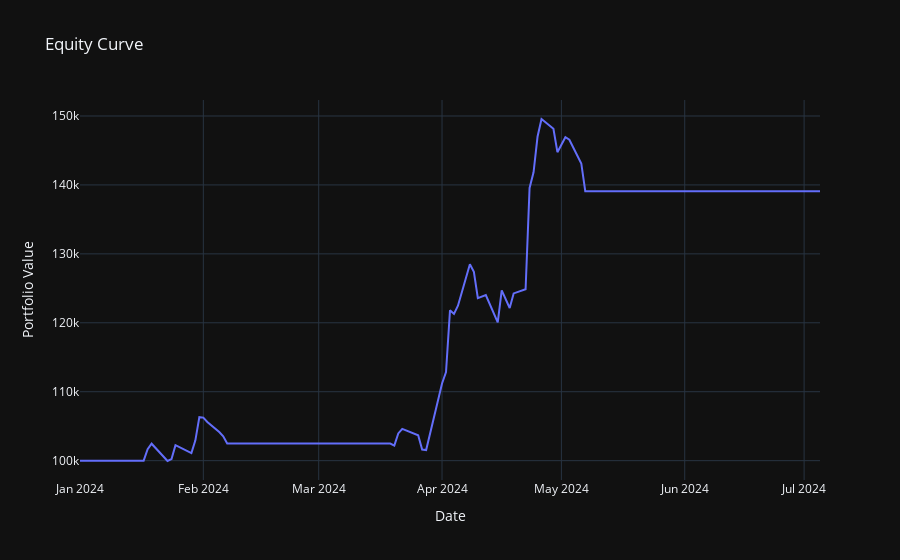

Notebook cell for this chart:
### Code cell
# Step 1: Download data
data = download_data('COCHINSHIP.NS', '2024-01-01', '2024-07-07')

# Step 2: Apply a strategy and suppress output
with suppress_output():
    data = macd_strategy(data, short_window=12, long_window=26, signal_window=9)

# Step 3: Backtest and suppress output
with suppress_output():
    initial_capital = 100000.0
    portfolio = backtest(data, initial_capital)

# Step 4: Generate report
report()
